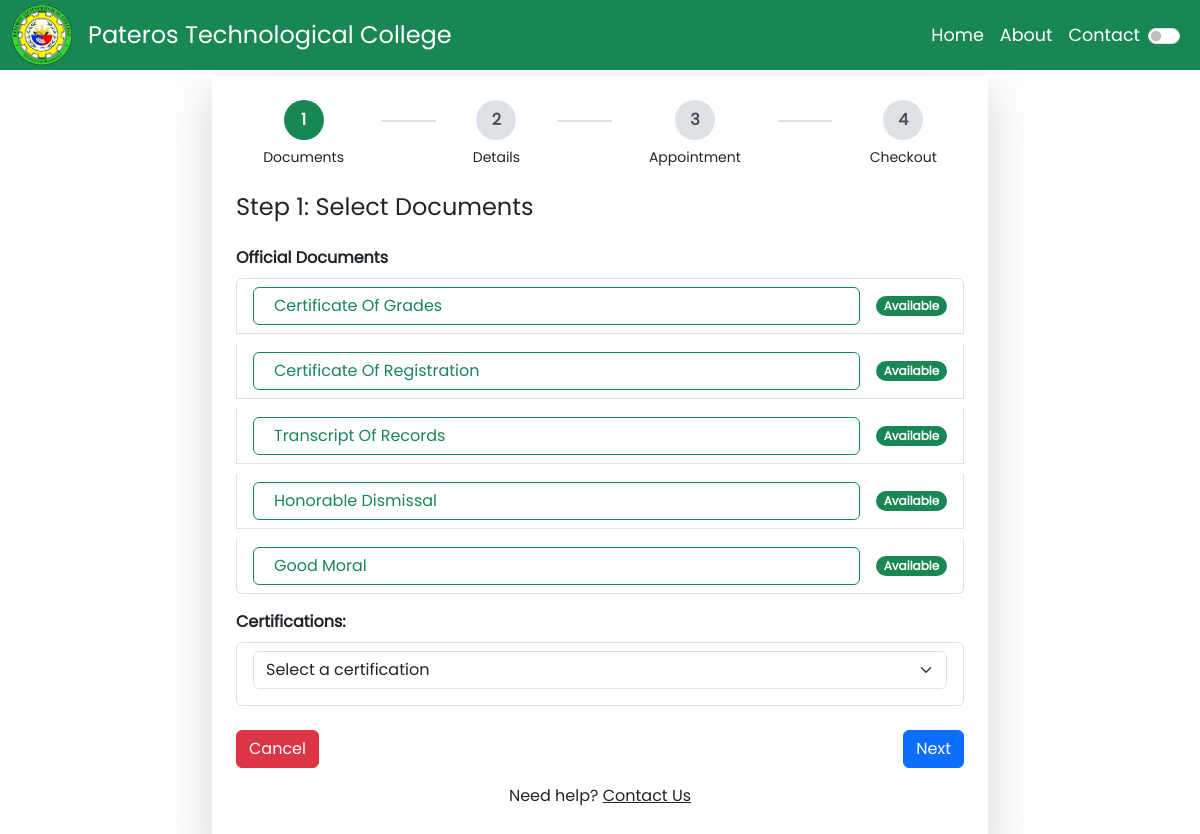
/student/add-request.php (signed in), run on the app's committed database.
### tables this page shows
CREATE TABLE `documents` (
  `id` int(15) NOT NULL,
  `code` varchar(15) NOT NULL,
  `name` varchar(255) NOT NULL,
  `price` int(15) NOT NULL,
  `is_available` enum('yes','no') NOT NULL DEFAULT 'yes',
  `eta` int(15) NOT NULL,
  `doc_type` enum('Official','Certification') NOT NULL
);

### config/db.php (called while the page is built, shortened)
<?php
class class_model {
    private string $host = "localhost";
    private string $user = "root";
    private string $pass = "";
    private string $dbname = "practice2";
    private mysqli $mysqli;
    public function __construct()
    {
        $this->mysqli = new mysqli($this->host, $this->user, $this->pass, $this->dbname);
    }
    public function getDocuments2() {
        $sql = "SELECT * FROM documents WHERE doc_type = 'Official'";
        $result = $this->mysqli->query($sql);
        return $result->fetch_all(MYSQLI_ASSOC);
    }
    public function getStudentActiveRequests($email) {
        $stmt = $this->mysqli->prepare("
            SELECT document_request, status
            FROM requests
            WHERE email = ?
            AND status NOT IN ('Declined', 'Released', 'Expired')
        ");
        $stmt->bind_param("s", $email);
        $stmt->execute();
        $result = $stmt->get_result();
        return $result->fetch_all(MYSQLI_ASSOC);
    }
}

### student/add-request.php (the view, shortened to what this page needs)
<?php
require_once '../config/db.php';
$cm = new class_model();
?>
<!DOCTYPE html>
<html lang="en">
<head>
    <link rel="stylesheet" href="../vendor/bootstrapv5/css/bootstrap.min.css">
    <link rel="stylesheet" href="../assets/css/app.css">
    <link rel="stylesheet" href="https://cdn.jsdelivr.net/npm/flatpickr/dist/flatpickr.min.css">
</head>
<body>
    <header class="text-white text-center">
        <nav class="navbar ">
            <nav class="container-fluid bg-success navbar-expand-lg navbar-light fixed-top">
                <a class="navbar-brand text-white d-none d-lg-flex align-items-center" href="/drmsv3/student/index.php">
                    <img src="../assets/images/logo.png" alt="PTC Logo" style="width: 60px; height: 60px;" class="me-3">
                    <span style="font-size: 1.50rem; line-height: 60px;">Pateros Technological College</span>
                </a>
                <div class="collapse navbar-collapse" id="navbarNav">
                    <ul class="navbar-nav ms-auto align-items-center">
                        <li class="nav-item">
                            <a class="nav-link active text-white" aria-current="page" href="#" style="font-size: 1.1rem;">Home</a>
                        </li>
                        <li class="nav-item">
                            <a class="nav-link text-white" href="#" style="font-size: 1.1rem;">About</a>
                        </li>
                        <li class="nav-item">
                            <a class="nav-link text-white" href="#" style="font-size: 1.1rem;">Contact</a>
                        </li>
                        <li class="nav-item">
                            <div class="form-check form-switch d-flex align-items-center">
                                <input class="form-check-input me-2" type="checkbox" id="themeToggle">
                            </div>
                        </li>
                    </ul>
                </div>
            </nav>
    </header>
    <div class="container mt-1 py-1" style="max-width: 1200px;">
        <div class="row justify-content-center align-items-center mt-1 g-10">
            <div class="col-md-8 mt-5">
                <div class="p-4 shadow-lg rounded" style="background-color: var(--bg-color);">
                    <div class="d-flex justify-content-between mb-4" id="stepper">
                        <div class="text-center flex-fill">
                            <div class="circle active" id="step-circle-0">1</div>
                            <small>Documents</small>
                        </div>
                        <div class="line"></div>
                        <div class="text-center flex-fill">
                            <div class="circle" id="step-circle-1">2</div>
                            <small>Details</small>
                        </div>
                        <div class="line"></div>
                        <div class="text-center flex-fill">
                            <div class="circle" id="step-circle-2">3</div>
                            <small>Appointment</small>
                        </div>
                        <div class="line"></div>
                        <div class="text-center flex-fill">
                            <div class="circle" id="step-circle-3">4</div>
                            <small>Checkout</small>
                        </div>
                    </div>
                    <form id="addRequestForm">
                        <div class="step active" id="step1">
                            <h4 class="mb-4">Step 1: Select Documents</h4>
                            <?php
                            $result = $cm->getDocuments2();
                            $existingRequests = $cm->getStudentActiveRequests($_SESSION['sessionuser']['email']);
                            $activeRequestCount = count($existingRequests);
                            ?>
                            <?php if ($activeRequestCount >= 3): ?>
                                <div class="alert alert-danger text-center">
                                    You've reached your 3 request limit. Please try again later.
                                </div>
                                <script>
                                    document.addEventListener('DOMContentLoaded', function() {
                                        document.getElementById('nextBtn').disabled = true;
                                        // Ensure the Cancel button remains functional
                                        document.getElementById('prevBtn').addEventListener('click', function() {
                                            window.location.href = '../student/index.php';
                                        });
                                    });
                                </script>
                            <?php else: ?>
                                <?php if (!empty($result)): ?>
                                    <div class="mb-3">
                                        <label for="document_selection" class="form-label fw-bold">Official Documents</label>
                                        <ul id="document_selection" class="list-group">
                                            <?php foreach ($result as $row):
                                                $docId = htmlspecialchars($row['id']);
                                                $docName = htmlspecialchars($row['name']);
                                                $docPrice = htmlspecialchars($row['price'] ?? 0);
                                                $docEta = htmlspecialchars($row['eta'] ?? 0);
                                                $needsExtraInputs = in_array($docName, ['Certificate Of Grades', 'Certificate Of Registration']);
                                                $isGraduated = ($_SESSION['sessionuser']['status'] ?? '') === 'Graduated';
                                                $isRegularOrIrregular = in_array($_SESSION['sessionuser']['status'] ?? '', ['Regular', 'Irregular']);
                                                $isRestrictedDoc = $isGraduated && $needsExtraInputs;
                                                $isTORRestricted = $isRegularOrIrregular && $docName === 'Transcript Of Records';
                                                $isAvailable = $row['is_available'] === 'yes';
                                                $hasActiveRequest = false;
                                            ?>
                                                <li class="list-group-item">
                                                    <div class="d-flex justify-content-between align-items-center">
                                                        <button type="button"
                                                            class="btn <?= !$isAvailable || $isRestrictedDoc || $isTORRestricted ? 'btn-outline-danger' : ($hasActiveRequest ? 'btn-outline-warning text-muted' : 'btn-outline-success') ?> document-toggle w-100 text-start"
                                                            data-doc-id="<?= $docId ?>"
                                                            data-doc-name="<?= $docName ?>"
                                                            data-doc-price="<?= $docPrice ?>"
                                                            data-doc-eta="<?= $docEta ?>"
                                                            <?= !$isAvailable || $isRestrictedDoc || $isTORRestricted || $hasActiveRequest ? 'disabled' : '' ?>>
                                                            <i class="fas fa-file-alt me-2"></i><?= $docName ?>
                                                        </button>
                                                        <span class="badge bg-<?= !$isAvailable || $isRestrictedDoc || $isTORRestricted ? 'danger' : ($hasActiveRequest ? 'warning' : 'success') ?> rounded-pill ms-3">
                                                            <?= !$isAvailable ? 'Not Available' : ($isRestrictedDoc || $isTORRestricted ? 'Not Available' : ($hasActiveRequest ? 'Pending' : 'Available')) ?>
                                                        </span>
                                                    </div>
                                                </li>
                                            <?php endforeach; ?>
                                        </ul>
                                    </div>
                                    <div class="mb-3">
                                        <label for="other_certification" class="form-label fw-bold">Certifications:</label>
                                        <ul id="certification_selection" class="list-group">
                                            <li class="list-group-item">
                                                <div class="d-flex justify-content-between align-items-center">
                                                    <select class="form-select certification-select" id="other_certification" name="other_certification">
                                                        <option value="" selected>Select a certification</option>
                                                    </select>
                                                </div>
                                            </li>
                                        </ul>
                                    </div>
                                <?php else: ?>
                                    <p class="text-muted text-center">No certifications available for request.</p>
                                <?php endif; ?>
                            <?php endif; ?>
                        </div>
                        <div class="d-flex justify-content-between mt-4">
                            <button type="button" class="btn btn-danger" id="prevBtn">Cancel</button>
                            <button type="button" class="btn btn-primary" id="nextBtn">Next</button>
                        </div>
                    </form>
                    <p class="text-center mt-3">
                        Need help? <a href="/contact.php" style="color: var(--link-color);">Contact Us</a>
                    </p>
                </div>
            </div>
        </div>
    </div>
    <div id="toastContainer" class="position-fixed top-0 end-0 p-3" style="z-index: 9999"></div>
</body>
</html>

### assets/css/app.css (style rules this page uses)
body { font-family: 'Poppins', sans-serif; }
.step { display: none; }
.step.active { display: block; }
.circle { width: 40px; height: 40px; line-height: 40px; border-radius: 50%; display: inline-block; text-align: center; font-weight: bold; }
.line { flex: 1; height: 2px; background-color: #ccc; margin: auto 10px; }
.circle.active { background-color: #0d6efd; color: #fff; }
.circle { width: 40px; height: 40px; border-radius: 50%; background-color: #dee2e6; color: #495057; display: flex; align-items: center; justify-content: center; margin: 0 auto 5px; font-weight: bold; }
.circle.active { background-color: #198754; color: white; }
.line { flex: 1; height: 2px; background-color: #dee2e6; margin-top: 20px; }
#document_selection { gap: 10px; }
.circle { width: 40px; height: 40px; border-radius: 50%; background-color: #dee2e6; display: flex; align-items: center; justify-content: center; margin: 0 auto 5px; font-weight: bold; }
.line { flex: 1; height: 2px; background-color: #dee2e6; margin: 20px 10px 0; }
.document-toggle { transition: all 0.3s ease; }

### data on the page
documents: name "Certificate Of Grades", is_available "Available"
documents: name "Certificate Of Registration", is_available "Available"
documents: name "Transcript Of Records", is_available "Available"
documents: name "Honorable Dismissal", is_available "Available"
documents: name "Good Moral", is_available "Available"
